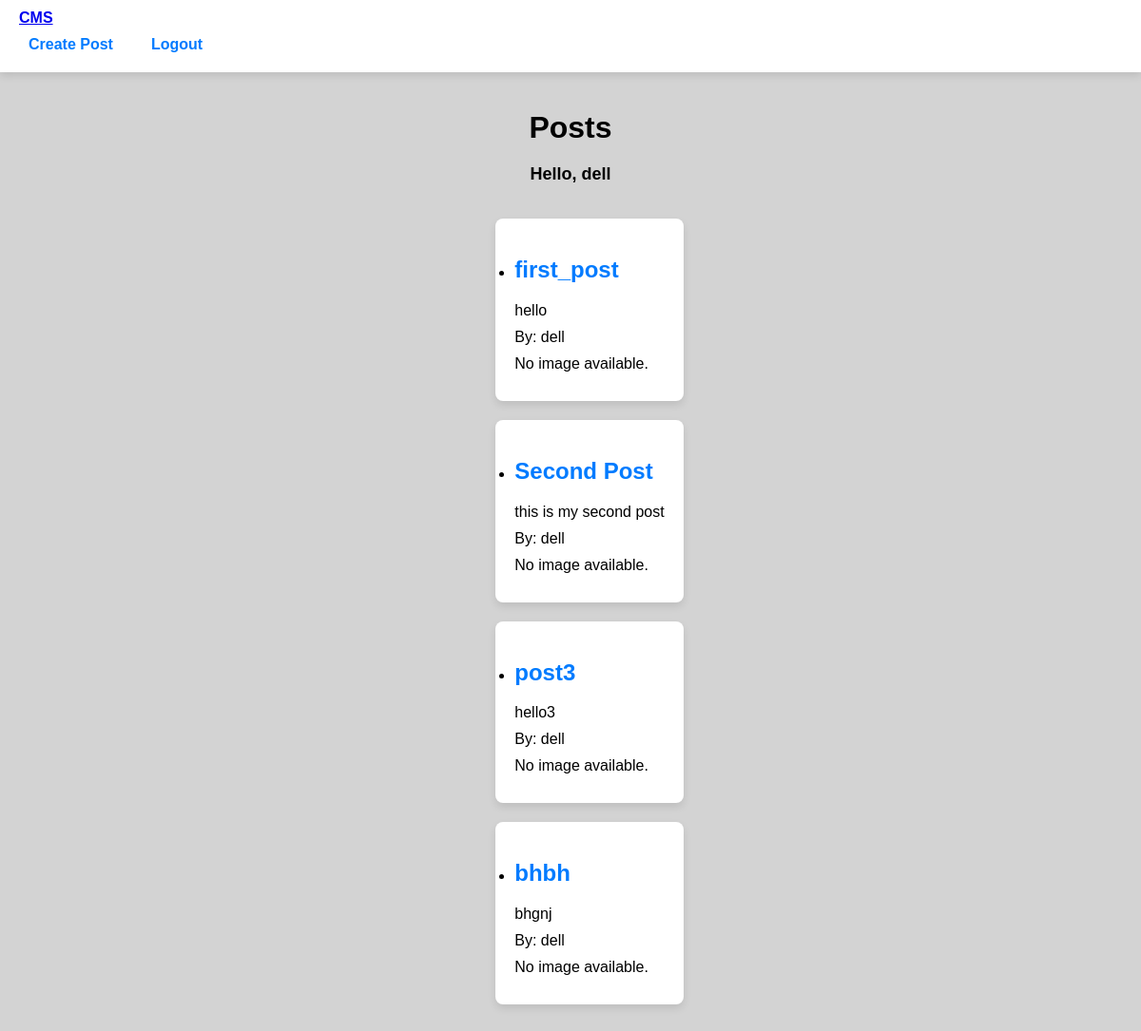
The app's page /home/ (signed in) with its own data.
### cmsApp/models.py (models this page shows, shortened)
class Post(models.Model):
    title = models.CharField(max_length=255)
    body = models.TextField()
    created_at = models.DateTimeField(auto_now_add=True)
    updated_at = models.DateTimeField(auto_now=True)
    author = models.ForeignKey(User, on_delete=models.CASCADE)
    image = models.ImageField(upload_to='media/', blank=True)  # Adjust upload path as needed

### cmsApp/views.py (the view)
# urls.py: path('home/', views.homeview, name='home'),
@login_required(login_url='login')
@cache_control(no_cache=True, must_revalidate=True, no_store=True)
def homeview(request):
    if request.user.is_authenticated:  # Check if user is logged in
        posts = Post.objects.filter(author=request.user)  # Filter posts by author
    else:
        return HttpResponseForbidden()
    context = {'posts': posts}
    return render(request, 'home.html', context)

### cmsApp/templates/home.html (shortened to what this page needs)
<!DOCTYPE html>
<html lang="en">
<head>
    {% block head %}
        {% load static %}
    {% endblock %}
</head>
<body>
    <nav class="navbar navbar-expand-lg navbar-light" id="mainNav">
        <div class="container px-4 px-lg-5">
            <a class="navbar-brand" href="index.html">CMS</a>
            <div class="collapse navbar-collapse" id="navbarResponsive">
                <ul class="navbar-nav ms-auto py-4 py-lg-0">
                    <li class="nav-item"><a class="" href="{% url 'create_post' %}">Create Post</a></li>
                    <li class="nav-item"><a class="" href="{% url 'accueil' %}">Logout</a></li>
                </ul>
            </div>
        </div>
    </nav>
    {% block body %}
    <div class="container-flex">
        <div class="logout-btn">
            <h1>Posts</h1>
        </div>
        <span id="hello-msg">Hello, {{ request.user }}</span>
        <ul>
            {% for p in posts %}
    <div class="post-container">
        <li>
            <h2><a href="{% url 'post_detail' p.pk %}">{{ p.title }}</a></h2>
            <p>{{ p.body }}</p>
            <p>By: {{ p.author }}</p>
                    {% if p.image %}
                    <img src="{{ p.image.url }}" alt="image" style="width: 100%; height: auto;">
                    {% else %}
                    <p>No image available.</p>
                    {% endif %}
        </li>
    </div>
{% endfor %}
        </ul>
    </div>
    {% endblock %}
</body>
</html>

### cmsApp/templates/home.html (style rules this page uses)
body { background-color: lightgray; font-family: Arial, sans-serif; margin: 0; padding: 0; }
.navbar { background-color: #ffffff; box-shadow: 0 4px 8px rgba(0, 0, 0, 0.1); padding: 10px 20px; }
.navbar-brand { font-weight: bold; }
.navbar-nav { display: flex; gap: 20px; list-style: none; padding: 0; margin: 0; }
.navbar-nav .nav-item { padding: 10px; }
.navbar-nav .nav-item a { text-decoration: none; color: #007bff; font-size: 16px; font-weight: bold; }
.container-flex { display: flex; flex-direction: column; align-items: center; padding: 20px; max-width: 800px; margin: auto; }
.logout-btn h1 { margin: 20px 0; }
#hello-msg { margin-bottom: 20px; font-size: 18px; font-weight: bold; }
.post-container { background: white; padding: 20px; border-radius: 8px; box-shadow: 0 4px 8px rgba(0, 0, 0, 0.1); margin-bottom: 20px; width: 100%; box-sizing: border-box; }
.post-container h2 a { text-decoration: none; color: #007bff; }
.post-container p { margin: 10px 0; text-align: justify; }

### records on screen
Post: title "first_post", body "hello", author "dell", image "No image available."
Post: title "Second Post", body "this is my second post", author "dell", image "No image available."
Post: title "post3", body "hello3", author "dell", image "No image available."
Post: title "bhbh", body "bhgnj", author "dell", image "No image available."

### other values on screen
{{ request.user }} "dell"
